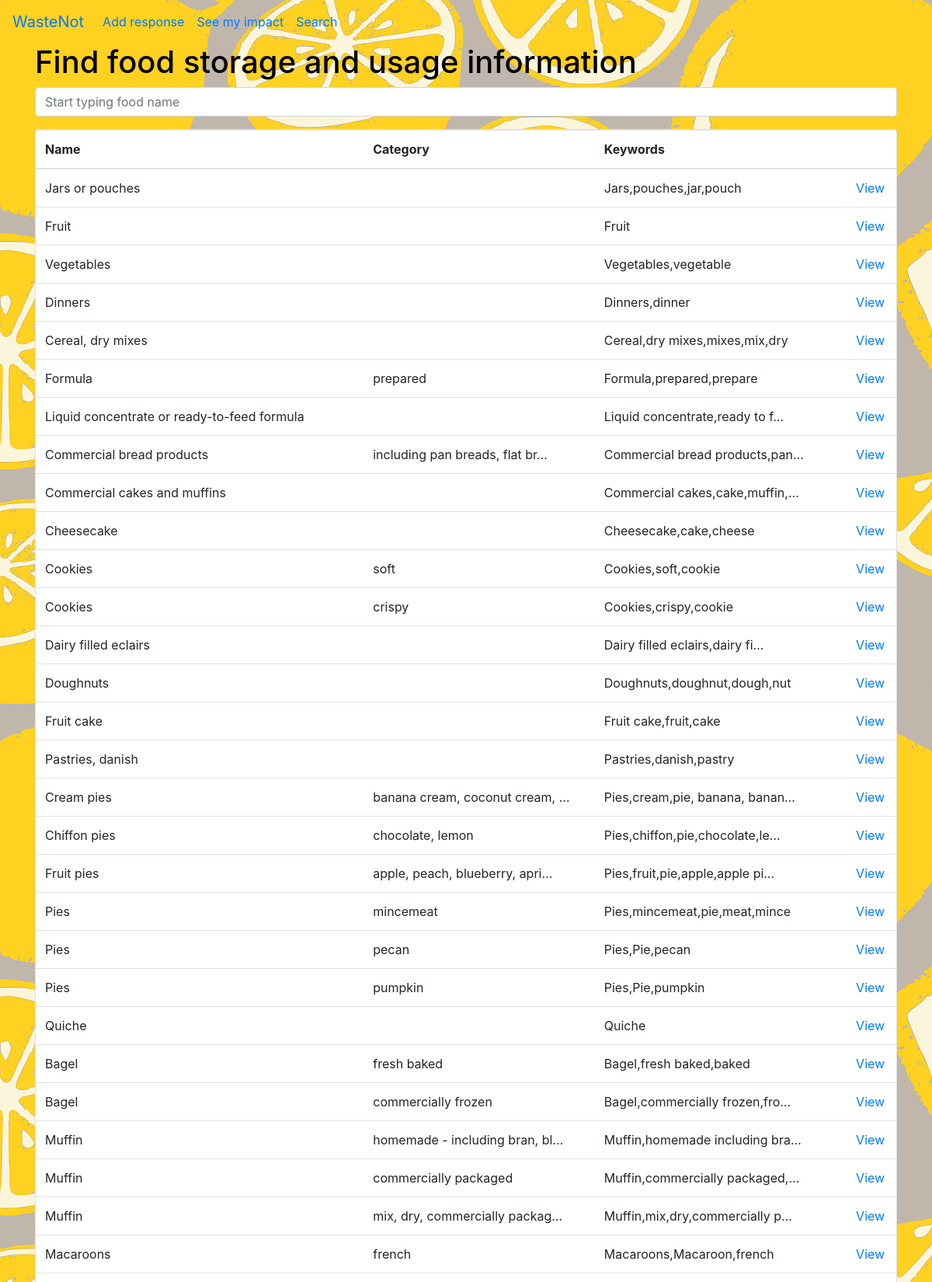
The app's page /food-tracker/ (upper part) with its own data.
### apps/tracker/models.py (models this page shows, shortened)
class FoodAdvice(models.Model):
    RECOMMEND = (
        ('Yes', 'Yes'),
        ('No', 'No')
    )
    food_id = models.CharField(max_length=10)
    category_name = models.CharField(max_length=100, null=True)
    name = models.CharField(max_length=100)
    name_subtitle = models.CharField(max_length=100, null=True)
    keywords = models.CharField(max_length=300, null=True)
    pantry_max_days = models.CharField(max_length=100)
    pantry_tips = models.CharField(max_length=300)
    fridge_needed = models.CharField(max_length=5, null=True, choices=RECOMMEND)
    refrigerate_max_days = models.PositiveIntegerField(null=True)
    refrigerate_ao_max_days = models.PositiveIntegerField(null=True)
    refrigerate_tips = models.CharField(max_length=300)
    freeze_recommended = models.CharField(max_length=5, null=True, choices=RECOMMEND)
    compost = models.CharField(max_length=10)
    food_waste_index = models.CharField(max_length=100)

### apps/tracker/views.py (the view)
# urls.py: path('food-tracker/', views.food_tracker, name='food_tracker'),
def food_tracker(request):
    food_tracker = FoodAdvice.objects.all()
    return render(request, 'tracker/tracker.html', {'food_tracker': food_tracker})

### apps/tracker/templates/tracker/tracker.html (shortened to what this page needs)
<!DOCTYPE html>
<html>
<head>
    <link rel="stylesheet" href="https://maxcdn.bootstrapcdn.com/bootstrap/4.5.2/css/bootstrap.min.css">
</head>
<body>
    {% extends "tracker/base.html" %}
    {% block content %}
    <div class = "container">
        <div class = "row">
            <div class="col-md-12">
            <h1><font color = "#000000">Find food storage and usage information</h1></font>
            <form method="get">
                <div class="form-group">
                    <input type="text" id="searchInput" class="form-control" placeholder="Start typing food name">
                </div>
            </form>
            <div class = "card">
        <table class="table w-auto table-responsive-lg" >
            <thead>
                <tr>
                    <th>Name</th>
                    <th>Category</th>
                    <th>Keywords</th>
                    <th> </th>
                </tr>
            </thead>
            <tbody>
                {% if food_tracker %}
                {% for food in food_tracker %}
                    <tr>
                        <td>{{ food.name }}</td>
                        <td>{{ food.name_subtitle | truncatechars:30 }}</td>
                        <td >{{ food.keywords | truncatechars:30 }}</td>
                        <td><a href ="{% url 'food_advice' food.id %}">View</a></td>
                    </tr>
                {% endfor %}
            {% else %}
                <tr>
                    <td colspan="2">No food purchases available.</td>
                </tr>
            {% endif %}
            </tbody>
            </table>
            </div>
            </div>
         </div>
</div>
<link rel="stylesheet" href="https://cdn.datatables.net/1.10.19/css/jquery.dataTables.min.css">
{% endblock %}

### apps/tracker/static/css/main.css (style rules this page uses)
body { background-image: url('/static/img/lemons.png'); background-repeat: repeat-y; }

### records on screen
FoodAdvice: name "Jars or pouches", keywords "Jars,pouches,jar,pouch"
FoodAdvice: name "Fruit", keywords "Fruit"
FoodAdvice: name "Vegetables", keywords "Vegetables,vegetable"
FoodAdvice: name "Dinners", keywords "Dinners,dinner"
FoodAdvice: name "Cereal, dry mixes", keywords "Cereal,dry mixes,mixes,mix,dry"
FoodAdvice: name "Formula", name_subtitle "prepared", keywords "Formula,prepared,prepare"
FoodAdvice: name "Liquid concentrate or ready-to-feed formula", keywords "Liquid concentrate,ready to f…"
FoodAdvice: name "Commercial bread products", name_subtitle "including pan breads, flat br…", keywords "Commercial bread products,pan…"
FoodAdvice: name "Commercial cakes and muffins", keywords "Commercial cakes,cake,muffin,…"
FoodAdvice: name "Cheesecake", keywords "Cheesecake,cake,cheese"
FoodAdvice: name "Cookies", name_subtitle "soft", keywords "Cookies,soft,cookie"
FoodAdvice: name "Cookies", name_subtitle "crispy", keywords "Cookies,crispy,cookie"
FoodAdvice: name "Dairy filled eclairs", keywords "Dairy filled eclairs,dairy fi…"
FoodAdvice: name "Doughnuts", keywords "Doughnuts,doughnut,dough,nut"
FoodAdvice: name "Fruit cake", keywords "Fruit cake,fruit,cake"
FoodAdvice: name "Pastries, danish", keywords "Pastries,danish,pastry"
FoodAdvice: name "Cream pies", name_subtitle "banana cream, coconut cream, …", keywords "Pies,cream,pie, banana, banan…"
FoodAdvice: name "Chiffon pies", name_subtitle "chocolate, lemon", keywords "Pies,chiffon,pie,chocolate,le…"
FoodAdvice: name "Fruit pies", name_subtitle "apple, peach, blueberry, apri…", keywords "Pies,fruit,pie,apple,apple pi…"
FoodAdvice: name "Pies", name_subtitle "mincemeat", keywords "Pies,mincemeat,pie,meat,mince"
FoodAdvice: name "Pies", name_subtitle "pecan", keywords "Pies,Pie,pecan"
FoodAdvice: name "Pies", name_subtitle "pumpkin", keywords "Pies,Pie,pumpkin"
FoodAdvice: name "Quiche", keywords "Quiche"
FoodAdvice: name "Bagel", name_subtitle "fresh baked", keywords "Bagel,fresh baked,baked"
FoodAdvice: name "Bagel", name_subtitle "commercially frozen", keywords "Bagel,commercially frozen,fro…"
FoodAdvice: name "Muffin", name_subtitle "homemade - including bran, bl…", keywords "Muffin,homemade including bra…"
FoodAdvice: name "Muffin", name_subtitle "commercially packaged", keywords "Muffin,commercially packaged,…"
FoodAdvice: name "Muffin", name_subtitle "mix, dry, commercially packag…", keywords "Muffin,mix,dry,commercially p…"
FoodAdvice: name "Macaroons", name_subtitle "french", keywords "Macaroons,Macaroon,french"
